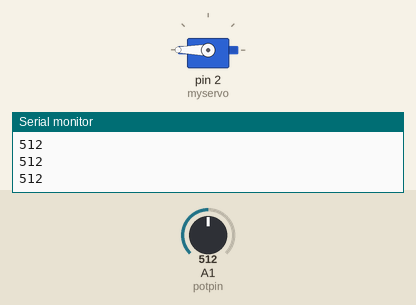
A sketch run on a simulated Arduino Uno, built with avr-gcc and run on an emulated ATmega328P. Parts: servo, the last lines printed to the serial monitor. Inputs (shaded band) come from the test bench; at power-on: A1 (potpin) = 512.

Above: at 1.2 s.
1.3 s: A1 (potpin) set to 741
2.8 s: A1 (potpin) set to 767
At 3.9 s:
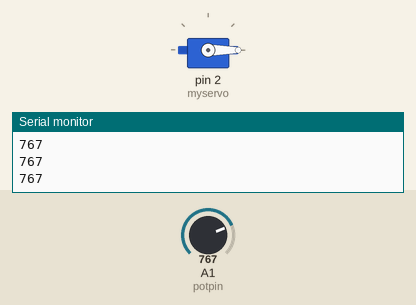
4.3 s: A1 (potpin) set to 122
At 5.4 s:
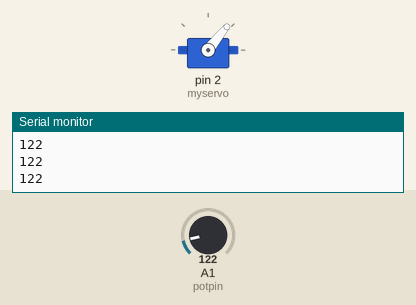
5.8 s: A1 (potpin) set to 0
At 6.3 s:
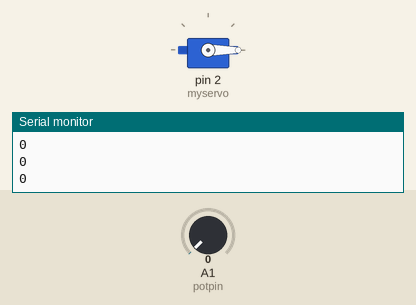
7.3 s: A1 (potpin) set to 306
At 8.7 s:
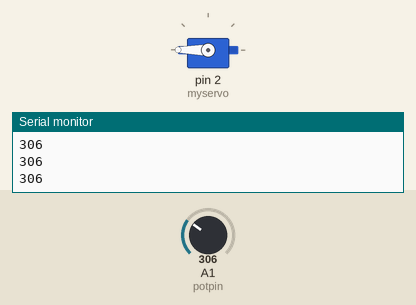
Timing chart, 0 to 9.8 s (numbered marks = the images above; inputs shaded):
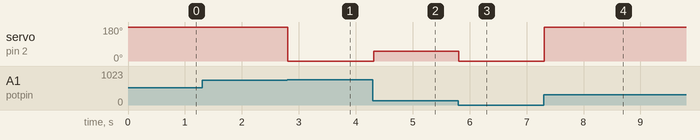

The sketch:

sketch_jul11b.ino
```cpp
// Based on File > Examples > Servo > Knob
// Controlling a servo position using a potentiometer (variable resistor)
// by Michal Rinott <http://people.interaction-ivrea.it/m.rinott>

#include <Servo.h>

Servo myservo;  // create servo object to control a servo

int potpin = 1;  // analog pin used to connect the potentiometer
int val;    // variable to read the value from the analog pin

void setup()
{
  Serial.begin(9600);
  myservo.attach(2);  // attaches the servo on pin 9 to the servo object
}

void loop()

{
  val = analogRead(potpin);            // reads the value of the potentiometer (value between 0 and 1023)
  Serial.println(val);
  val = map(val, 50, 300, 0, 179);     // scale it to use it with the servo (value between 0 and 180)
  myservo.write(val);                  // sets the servo position according to the scaled value
  delay(15);                           // waits for the servo to get there
}
```

Measured:
- the behaviour switches between 748 and 749 on A1 (potpin) (found by bisection; images 0 and 1)
- after the input at 2.8 s, servo on pin 2 (myservo): 180° → 0° at once
- after the input at 4.3 s, servo on pin 2 (myservo): 0° → 51° at once
- after the input at 5.8 s, servo on pin 2 (myservo): 51° → 0° at once
- after the input at 7.3 s, servo on pin 2 (myservo): 0° → 180° at once
